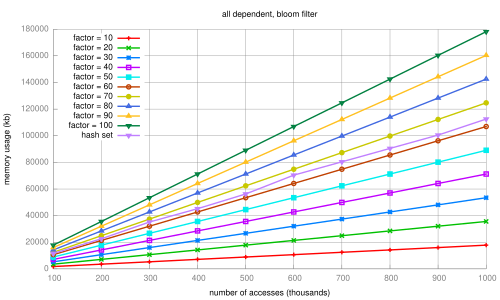

The script that saved this image:
set terminal pdf
set output 'dissertation-gnuplottex-fig7.pdf'
load '../charts/fractional-dependent_length-deps_HashSetTrace-with-instrument.gnuplot'
